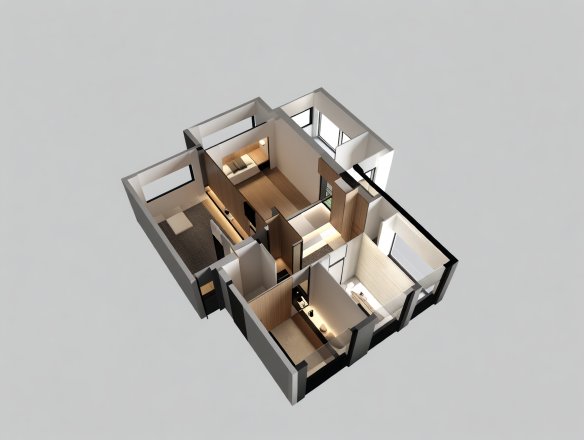
#> input picture _iteration/run-2026-09-05-wanx-superres-batch/doodle-n2-seed12345-2.png, 1168 x 880 px, given in place of out.png, which was not available (shown at 1/2 size)
$ python -i '比对与拼图.py'   (imports and definitions only)
#> lines starting #> are read from the running program, lines starting #| are printed output that depends on the picture; after the words box and inside, x2 and y2 are one past the last pixel; in counts of white or black regions, pixels touching at a corner belong together; pictures that were not available may be replaced by others from this repository, and a replacement may not be noted
"""比对两张图（缩到同尺寸逐像素）、量保真度、出叠线拼图。纯本地，不调 API。

用法：
  compare A B [--size W H]      两图各自 LANCZOS 缩到 --size（默认 A 的尺寸）后逐像素比
  fidelity LINE RESULT          调 run-2026-09-01-condition-matrix/保真度量.py 的 fidelity_score
  overlay LINE RESULT OUT       把线稿缩放到 RESULT 尺寸、线像素染红叠在 RESULT 上
  montage OUT IMG [IMG ...]     横排拼图，每张等比缩到高 640，底部写文件名
"""
import argparse, importlib.util, pathlib
import numpy as np
from PIL import Image, ImageDraw

FIDELITY_PY = pathlib.Path("/Users/baitianxing/codes/ishome-render3d/_iteration/run-2026-09-01-condition-matrix/保真度量.py")


# [5 lines left out: function load_fidelity, not called in this run]


def to_size(im: Image.Image, size) -> Image.Image:
    im = im.convert("RGB")
    return im if im.size == tuple(size) else im.resize(tuple(size), Image.LANCZOS)


# [16 lines left out: function compare, not called in this run]


def overlay(line_path, result_path, out_path):
#> called with line_path = 'doodle-n2-seed12345-2.png', result_path = 'out.png', out_path = 'out1.png'
    res = Image.open(result_path).convert("RGB")
#> res is the input picture: PIL image 1168x880 RGB; mean R, G, B 185.2, 183.1, 180.4
    line = Image.open(line_path).convert("L").resize(res.size, Image.BILINEAR)
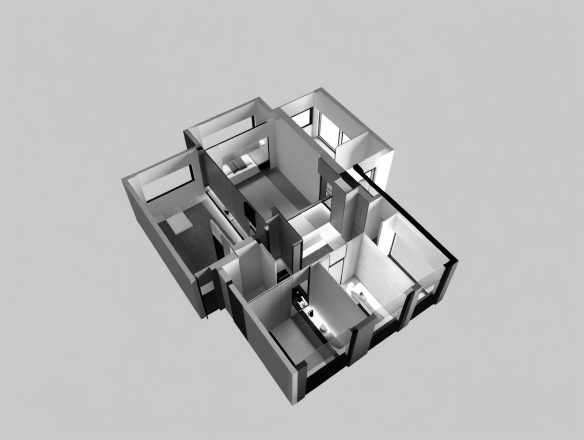
#> line: PIL image 1168x880 L (shown at 1/2 size); min 0, max 255, mean 183.5
    mask = np.asarray(line) > 127
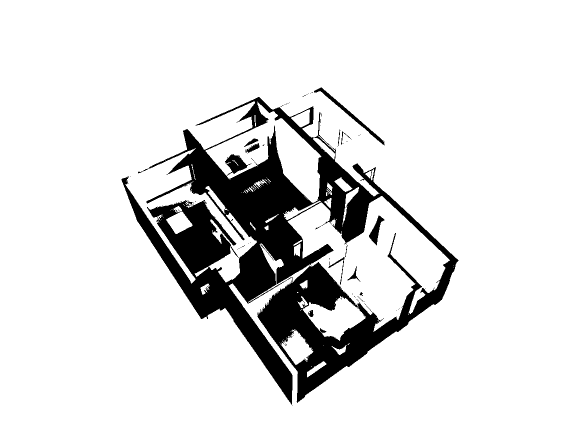
#> mask: shape (880, 1168) bool (shown at 1/2 size); 87.9% white; 93 black regions (78 under 20 px), largest, box (x1, y1, x2, y2) and area: (243, 194, 917, 811) 119852, (628, 175, 770, 291) 1202, (450, 308, 503, 351) 1001
    arr = np.array(res)
    arr[mask] = [255, 0, 0]
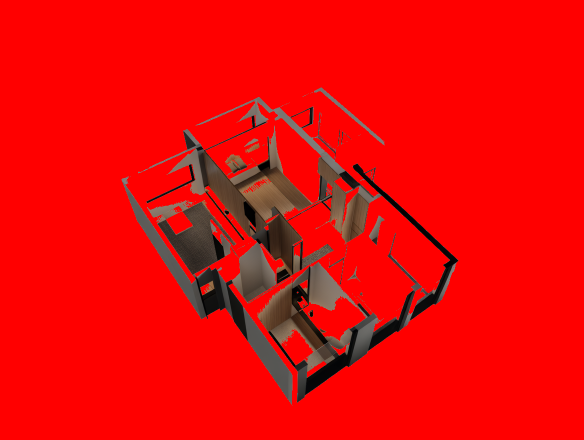
#> arr: shape (880, 1168, 3) (shown at 1/2 size); mean R, G, B 234.3, 8.6, 7.3
    Image.fromarray(arr).save(out_path)
    return res.size


# [36 lines left out: functions montage, main, not called in this run]


# [2 lines not run here, left out]

>>> result = overlay('doodle-n2-seed12345-2.png', 'out.png', 'out1.png')
#> result = (1168, 880)

$ run again, on _iteration/run-2026-09-05-wanx-superres-batch/montage-n2叠线.png
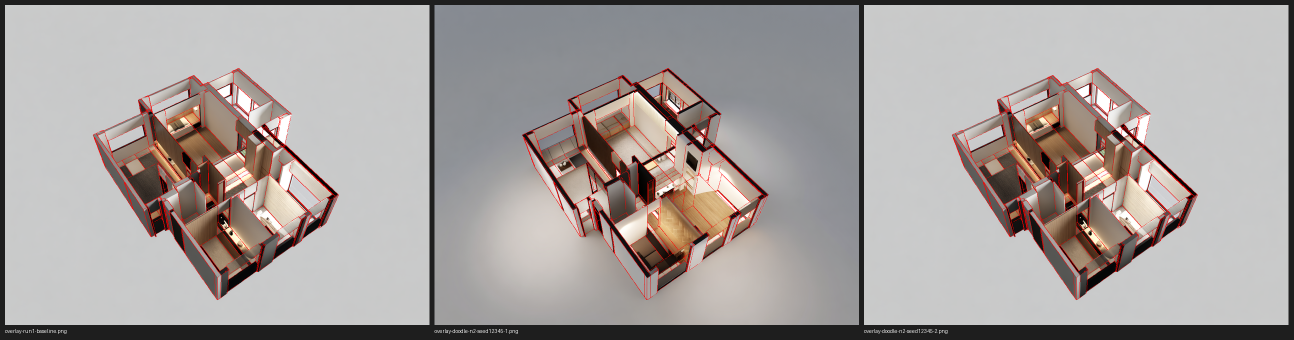
#> input picture _iteration/run-2026-09-05-wanx-superres-batch/montage-n2叠线.png, 2587 x 680 px, given in place of out.png, which was not available (shown at 1/2 size)
#> in overlay, res is the input picture: PIL image 2587x680 RGB; mean R, G, B 166.4, 159.8, 157.7
#> in overlay, `mask = np.asarray(line) > 127`:
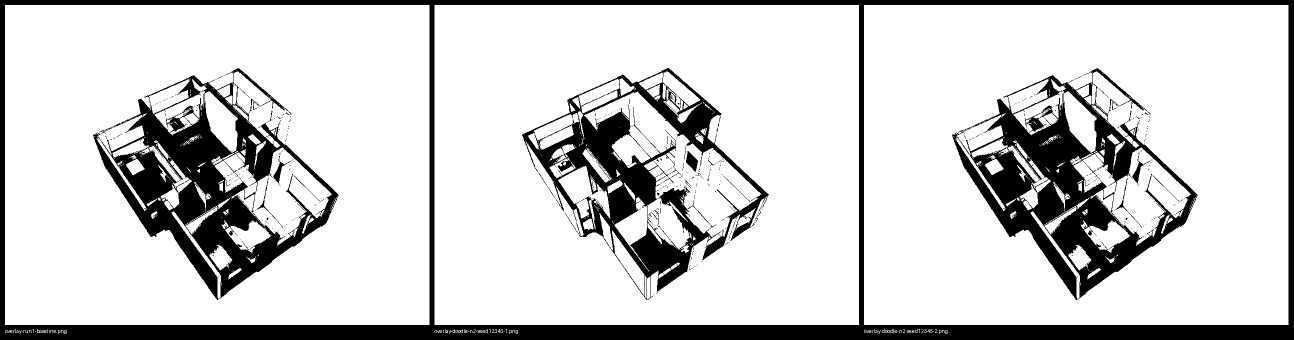
#> mask: shape (680, 2587) bool (shown at 1/2 size); 81.7% white; 545 black regions (517 under 20 px), largest, box (x1, y1, x2, y2) and area: (0, 0, 2587, 680) 127989, (186, 136, 677, 600) 68368, (1904, 136, 2395, 600) 68368
#> in overlay, `arr[mask] = [255, 0, 0]`:
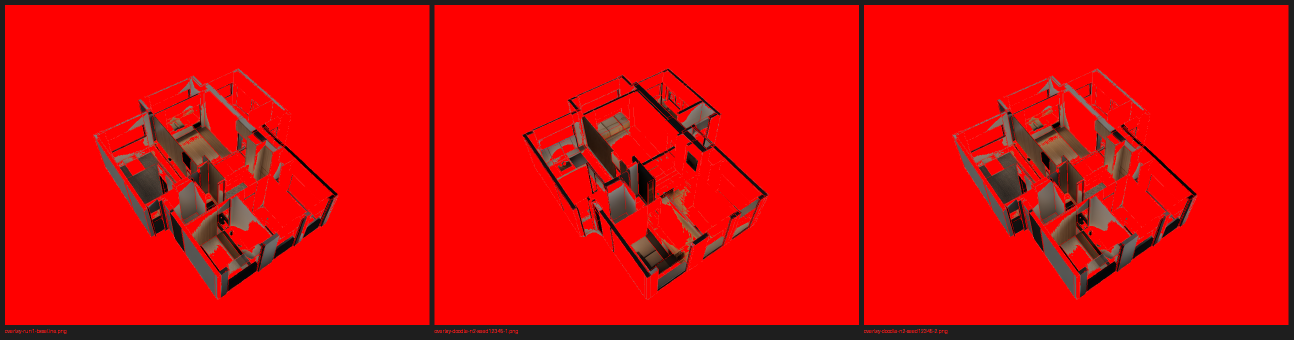
#> arr: shape (680, 2587, 3) (shown at 1/2 size); mean R, G, B 222.5, 8.9, 7.9

$ run again, on _iteration/run-2026-09-05-wanx-superres-batch/montage-大线稿叠线.png
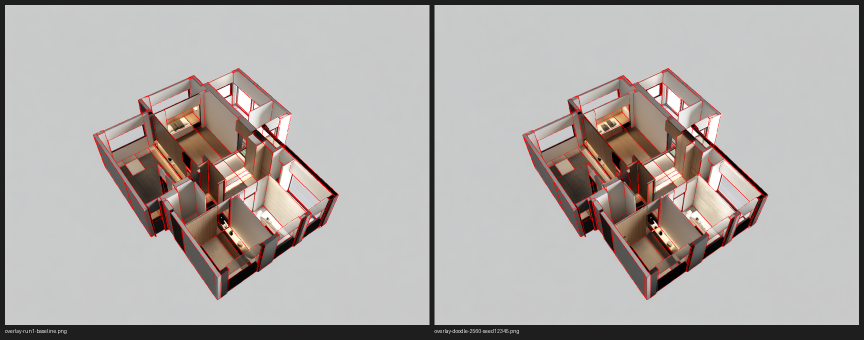
#> input picture _iteration/run-2026-09-05-wanx-superres-batch/montage-大线稿叠线.png, 1728 x 680 px, given in place of out.png, which was not available (shown at 1/2 size)
#> in overlay, res is the input picture: PIL image 1728x680 RGB; mean R, G, B 175.8, 169.6, 167.4
#> in overlay, `mask = np.asarray(line) > 127`:
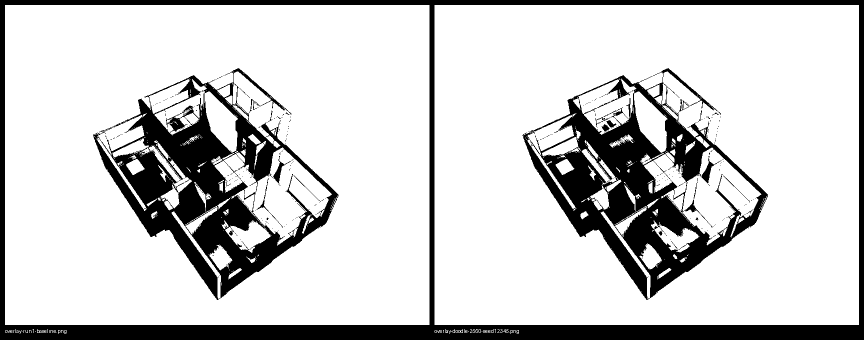
#> mask: shape (680, 1728) bool (shown at 1/2 size); 80.7% white; 324 black regions (305 under 20 px), largest, box (x1, y1, x2, y2) and area: (0, 0, 1728, 680) 87606, (1045, 136, 1536, 600) 68888, (186, 136, 677, 600) 68368
#> in overlay, `arr[mask] = [255, 0, 0]`:
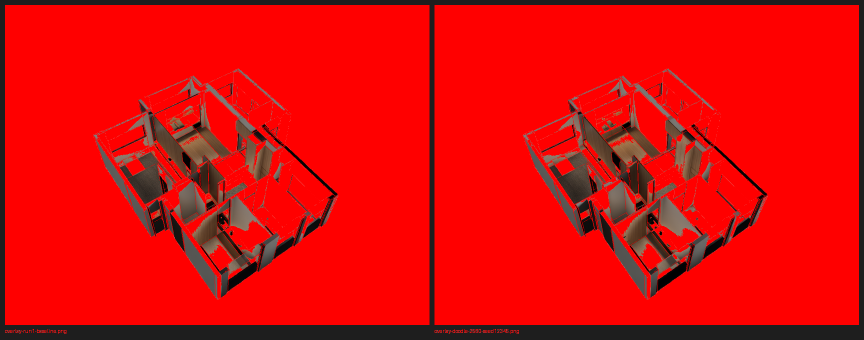
#> arr: shape (680, 1728, 3) (shown at 1/2 size); mean R, G, B 220.8, 9.9, 8.7
